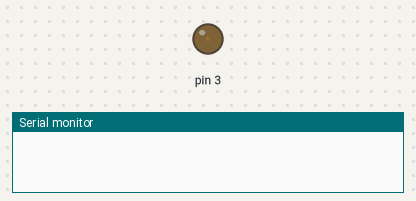
Recording of a sketch running on a simulated Arduino Uno, built with avr-gcc and run on an emulated ATmega328P. Parts: output pins drawn as LEDs (lit = HIGH), the last lines printed to the serial monitor.

Above: at 0.05 s.
At 6.45 s:
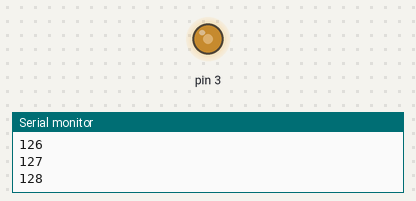
At 10.85 s:
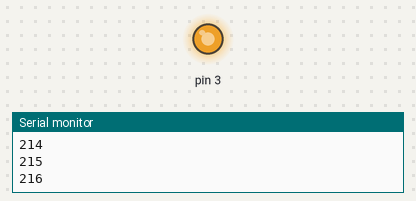
At 21.75 s:
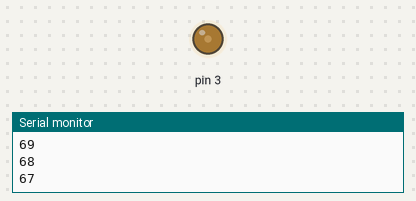
Timing chart, 0 to 32.6 s (numbered marks = the images above):
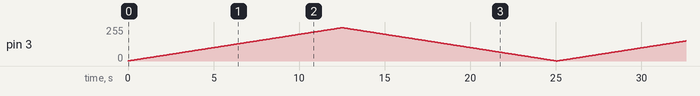

The sketch:

sketch_nov03a.ino
```cpp
int i=1 ;
void setup() {pinMode(3,OUTPUT);
Serial.begin(9600);
}

void loop() {
analogWrite(3,250);
//delay(2000);
//analogWrite(3,0);
//delay(2000);

  for (i;i<250;i++){
  analogWrite(3,i);
  delay(50);
  Serial.println(i);
  }
  for (i;i>0;i--){
  analogWrite(3,i);
  delay(50);
  Serial.println(i);
  }

}
```
